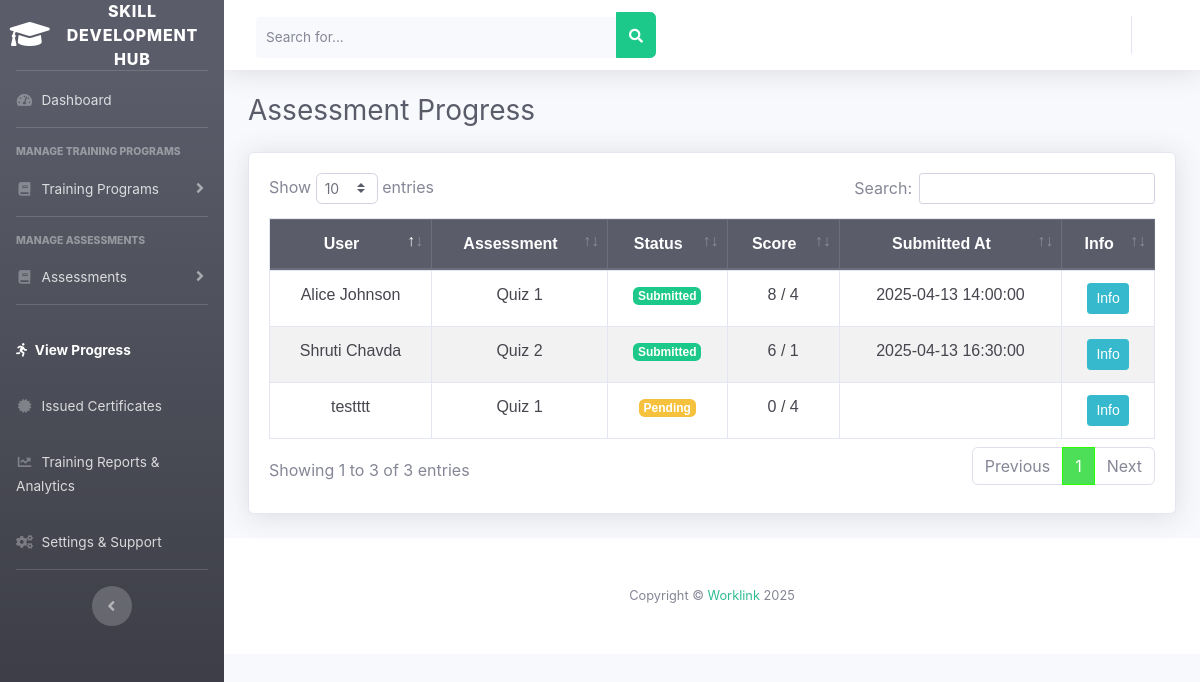
The app's page /trainingProvider/show_progress.php (signed in) with its own data.
### tables this page shows
CREATE TABLE `assessment_submissions` (
  `id` int(11) NOT NULL,
  `assessment_id` int(11) NOT NULL,
  `user_id` int(11) NOT NULL,
  `submitted_at` datetime DEFAULT NULL,
  `status` enum('Pending','Submitted') DEFAULT 'Pending',
  `score` int(11) DEFAULT 0,
  `answers` longtext DEFAULT NULL CHECK (json_valid(`answers`))
);

CREATE TABLE `users` (
  `id` int(11) NOT NULL,
  `user_type` enum('jobSeeker','employer','trainingProvider','governmentOfficial','admin') NOT NULL,
  `full_name` varchar(255) NOT NULL,
  `user_name` varchar(200) NOT NULL,
  `email` varchar(255) NOT NULL,
  `gender` varchar(100) NOT NULL,
  `phone` varchar(15) NOT NULL,
  `birthday` date DEFAULT NULL,
  `pic` varchar(50) DEFAULT 'undraw_profile.jpg',
  `password` varchar(255) NOT NULL,
  `status` varchar(255) DEFAULT 'inactive',
  `token` varchar(255) NOT NULL
);

CREATE TABLE `assessments` (
  `id` int(11) NOT NULL,
  `provider_id` int(11) NOT NULL,
  `course_id` int(11) NOT NULL,
  `title` varchar(255) NOT NULL,
  `type` varchar(50) DEFAULT 'Text',
  `questions` text NOT NULL,
  `timer_minutes` int(11) DEFAULT NULL,
  `due_date` date DEFAULT NULL,
  `status` varchar(50) DEFAULT 'Open',
  `created_at` timestamp NOT NULL DEFAULT current_timestamp()
);

### trainingProvider/show_progress.php (the view, shortened to what this page needs)
<!DOCTYPE html>
<html lang="en">
<head>
    <link href="vendor/fontawesome-free/css/all.min.css" rel="stylesheet">
    <link href="css/sb-admin-2.min.css" rel="stylesheet">
    <link href="vendor/datatables/dataTables.bootstrap4.min.css" rel="stylesheet">
    <link href="css/sb-admin-2.css" rel="stylesheet">
    <link rel="stylesheet" href="setting.css">
</head>
<body id="page-top">
<?php include('sidebar.php'); include('header.php'); ?>
<div class="container-fluid">
    <h3 class="mb-4 text-gray-800">Assessment Progress</h3>
    <div class="card shadow mb-4">
        <div class="card-body">
            <div class="table-responsive">
                <table class="table table-bordered" id="progressTable" width="100%" cellspacing="0">
                    <thead class="thead-dark text-center">
                        <tr>
                            <th>User</th>
                            <th>Assessment</th>
                            <th>Status</th>
                            <th>Score</th>
                            <th>Submitted At</th>
                            <th>Info</th>
                        </tr>
                    </thead>
                    <tbody>
                        <?php
                        $query = "SELECT s.*, u.full_name, u.email, a.title, a.questions
                                  FROM assessment_submissions s
                                  JOIN users u ON s.user_id = u.id
                                  JOIN assessments a ON s.assessment_id = a.id";
                        $result = mysqli_query($con, $query);
                        while($row = mysqli_fetch_assoc($result)) {
                            $total_questions = count(json_decode($row['questions'], true));
                            echo "<tr class='text-center'>
                                <td>{$row['full_name']}</td>
                                <td>{$row['title']}</td>
                                <td><span class='badge badge-".($row['status']=='Submitted' ? 'success' : 'warning')."'>{$row['status']}</span></td>
                                <td>{$row['score']} / $total_questions</td>
                                <td>{$row['submitted_at']}</td>
                                <td><button class='btn btn-info btn-sm' data-toggle='modal' data-target='#userInfo{$row['id']}'>Info</button></td>
                            </tr>";
                        }
                        ?>
                    </tbody>
                </table>
            </div>
        </div>
    </div>
</div>
<?php include_once('footer.php'); ?>
</body>
</html>

### records on screen
assessment_submissions: user.full_name "Alice Johnson", assessment.title "Quiz 1", status "Submitted", score "8", assessment.questions "4", submitted_at "2025-04-13 14:00:00"
assessment_submissions: user.full_name "Shruti Chavda", assessment.title "Quiz 2", status "Submitted", score "6", assessment.questions "1", submitted_at "2025-04-13 16:30:00"
assessment_submissions: user.full_name "testttt", assessment.title "Quiz 1", status "Pending", score "0", assessment.questions "4"
